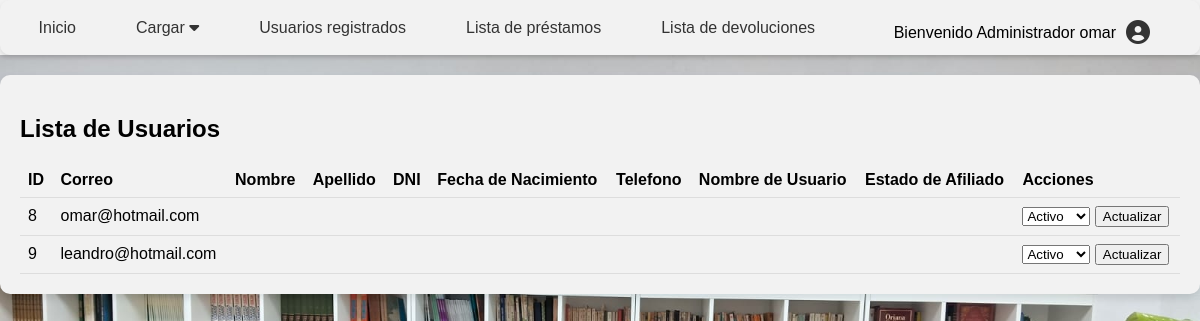
/view/content/usuarios.php (signed in), run on an earlier commit of the app's database.
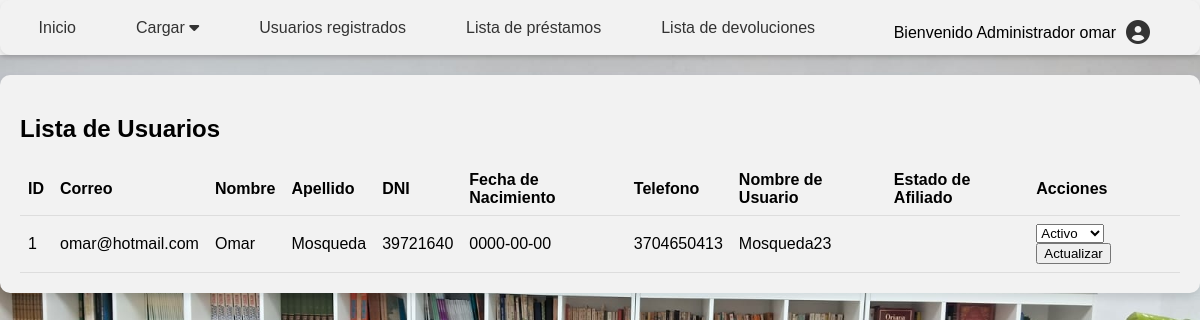
And on a later commit of the database.
### tables this page shows
CREATE TABLE `usuarios` (
  `id` int(11) NOT NULL AUTO_INCREMENT,
  `correo` varchar(150) NOT NULL,
  `password` varchar(150) NOT NULL,
  `nombre` varchar(50) NOT NULL,
  `apellido` varchar(50) NOT NULL,
  `dni` varchar(20) NOT NULL,
  `telefono` varchar(20) NOT NULL,
  `fecha_nacimiento` date NOT NULL,
  `usuario` varchar(50) NOT NULL,
  PRIMARY KEY (`id`),
  UNIQUE KEY `correo` (`correo`),
  UNIQUE KEY `dni` (`dni`)
);

### view/content/usuarios.php (the view, shortened to what this page needs)
<?php
try {
    $database = new db();
    $conn = $database->conexion();
    $sql = "SELECT u.*, a.Estado_Afiliacion FROM usuarios u LEFT JOIN Afiliados a ON u.id = a.id";
    $stmt = $conn->query($sql);
    $usuarios = $stmt->fetchAll(PDO::FETCH_ASSOC);
} catch (PDOException $e) {
    echo "Error: " . $e->getMessage();
}
require_once("c://xampp/htdocs/login/view/head/headerAdmin.php");
?>
<!DOCTYPE html>
<html lang="es">
<head>
</head>
<body>
    <div class="container">
        <h2>Lista de Usuarios</h2>
        <table>
            <tr>
                <th>ID</th>
                <th>Correo</th>
                <th>Nombre</th>
                <th>Apellido</th>
                <th>DNI</th>
                <th>Fecha de Nacimiento</th>
                <th>Telefono</th>
                <th>Nombre de Usuario</th>
                <th>Estado de Afiliado</th>
                <th>Acciones</th>
            </tr>
            <?php foreach ($usuarios as $usuario): ?>
                <tr>
                    <td><?= $usuario['id'] ?></td>
                    <td><?= $usuario['correo'] ?></td>
                    <td><?= $usuario['nombre'] ?></td>
                    <td><?= $usuario['apellido'] ?></td>
                    <td><?= $usuario['dni'] ?></td>
                    <td><?= $usuario['fecha_nacimiento'] ?></td>
                    <td><?= $usuario['telefono'] ?></td>
                    <td><?= $usuario['usuario'] ?></td>
                    <td><?= $usuario['Estado_Afiliacion'] ?></td>
                    <td>
                        <form action="/login/view/home/afiliado.php" method="post">
                            <select name="estado_afiliacion">
                                <option value="Activo">Activo</option>
                            </select>
                            <button type="submit">Actualizar</button>
                        </form>
                    </td>
                </tr>
            <?php endforeach; ?>
        </table>
    </div>
</body>
</html>

### view/head/headerAdmin.php (shortened to what this page needs)
<!DOCTYPE html>
<html lang="es">
<head>
    <link rel="stylesheet" href="https://cdnjs.cloudflare.com/ajax/libs/font-awesome/6.0.0-beta3/css/all.min.css">
</head>
<body>
    <header>
        <nav class="navbar">
            <div class="navbar-links">
                <a href="/login/view/home/admin.php">Inicio</a>
                <div class="dropdown">
                    <a href="" class="dropbtn">Cargar <i class="fas fa-caret-down"></i></a>
                </div>
                <a href="/login/view/content/usuarios.php">Usuarios registrados</a>
                <a href="#">Lista de préstamos</a>
                <a href="#">Lista de devoluciones</a>
            </div>
            <div class="navbar-user">
                <span>Bienvenido Administrador <?= $_SESSION['usuario']?></span>
                <div class="dropdown">
                    <i class="fas fa-user-circle dropdown-toggle"></i>
                </div>
            </div>
        </nav>
    </header>

### view/head/headerAdmin.php (style rules this page uses)
body { background-image: url("/login/fondo.jpeg"); background-size: 100% auto; background-repeat: no-repeat; background-position: top left; margin: 0; padding: 0; font-family: Arial, sans-serif; }
header { background-color: #f2f2f2; box-shadow: 0 2px 4px rgba(0, 0, 0, 0.1); padding-top: 0px; margin-bottom: 20px; }
.navbar { display: flex; justify-content: center; align-items: center; padding: 10px 20px; border-radius: 10px; background-color: #f2f2f2; box-shadow: 0 2px 4px rgba(0, 0, 0, 0.1); }
.navbar-links { flex-grow: 1; display: flex; justify-content: center; }
.navbar-links a { color: #333; text-decoration: none; margin-right: 60px; }
.dropdown { position: relative; display: inline-block; }
.navbar-user { display: flex; align-items: center; margin-right: 20px; margin-top: 10px; }
.navbar-user span { margin-right: 10px; }
.navbar-user i { color: #333; font-size: 24px; margin-right: 10px; }
.navbar-user .dropdown { position: relative; }
.navbar-user .dropdown-toggle { cursor: pointer; }

### view/content/usuarios.php (style rules this page uses)
.container { border-radius: 10px; overflow: hidden; box-shadow: 0 4px 8px rgba(0, 0, 0, 0.1); margin: 20px auto; max-width: 1500px; background-color: #f2f2f2; padding: 20px; }
table { width: 100%; border-collapse: collapse; }
th, td { padding: 8px; text-align: left; border-bottom: 1px solid #ddd; }
th { background-color: #f2f2f2; }

What changed in the data, as far as the page shows it:
removed usuarios: id "8", correo "omar@hotmail.com"
removed usuarios: id "9", correo "leandro@hotmail.com"
added usuarios: id "1", correo "omar@hotmail.com", nombre "Omar", apellido "Mosqueda", dni "39721640", fecha_nacimiento "0000-00-00", telefono "3704650413", usuario "Mosqueda23"
